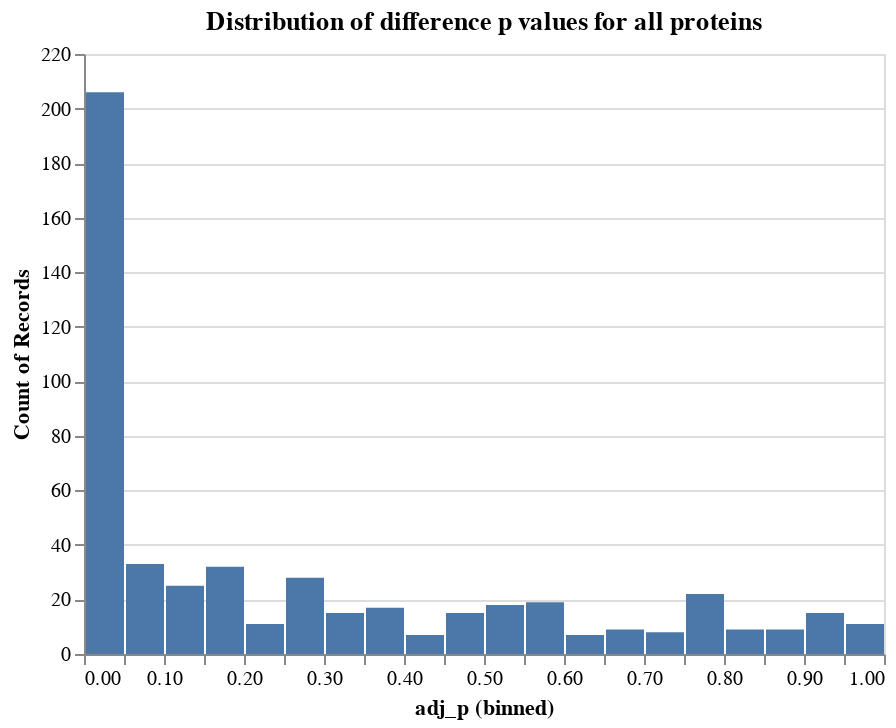

This figure's notebook cell:
### Code cell
# Plot the distribution of all the difference p values
alt.Chart(ttres_long).mark_bar().encode(
    x=alt.X(
        "adj_p",
        bin=alt.Bin(step=0.05),
        scale=alt.Scale(
            domain=[0, 1]
        )
    ),
    y=alt.Y(
        "count()"
    )
).properties(
    title="Distribution of difference p values for all proteins"
)

### Figure 1 — Vega-Lite specification as saved in the notebook (floating-point values rounded to 4 significant figures; data arrays with more than 128 entries replaced by an {"elided": "..."} marker saying what was removed)
{"config": {"view": {"continuousWidth": 400, "continuousHeight": 300}}, "data": {"name": "data-24e3dab9d5987e7be3d50905ada9a495"}, "mark": "bar", "encoding": {"x": {"type": "quantitative", "bin": {"step": 0.05}, "field": "adj_p", "scale": {"domain": [0, 1]}}, "y": {"type": "quantitative", "aggregate": "count"}}, "title": "Distribution of difference p values for all proteins", "$schema": "https://vega.github.io/schema/vega-lite/v4.8.1.json", "datasets": {"data-24e3dab9d5987e7be3d50905ada9a495": {"elided": "516 records"}}}
